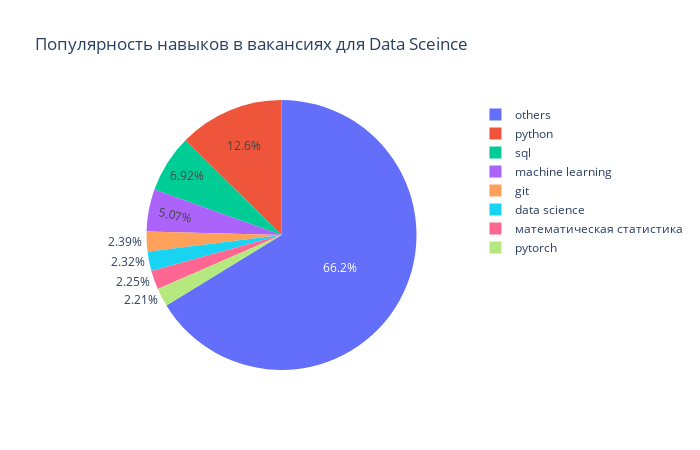

The cell this chart's notebook holds for it:
### Code cell
# Визуализируем на круговой диаграмме популярность ключевых навыков, объединив в отдельную категорию вакансии за пределами топ-7.

top_skills = list(ds_skills_df['name'].iloc[:7])
ds_skills_df['pie_name'] = ds_skills_df['name'].apply(lambda x: x if x in top_skills else 'others')

px.pie(
    ds_skills_df,
    values='cnt',
    names='pie_name',
    title='Популярность навыков в вакансиях для Data Sceince',
    width=700,
    height=450
)

### Figure 1 — Plotly figure (JSON) as saved in the notebook; plotly's stock layout.template omitted (floating-point values rounded to 4 significant figures; data arrays with more than 128 entries replaced by an {"elided": "..."} marker saying what was removed)
{"data": [{"domain": {"x": [0, 1], "y": [0, 1]}, "hovertemplate": "pie_name=%{label}<br>cnt=%{value}<extra></extra>", "labels": {"elided": "389 str values"}, "legendgroup": "", "name": "", "showlegend": true, "type": "pie", "values": {"elided": "389 int values"}}], "layout": {"height": 450, "legend": {"tracegroupgap": 0}, "title": {"text": "Популярность навыков в вакансиях для Data Sceince"}, "width": 700}}
